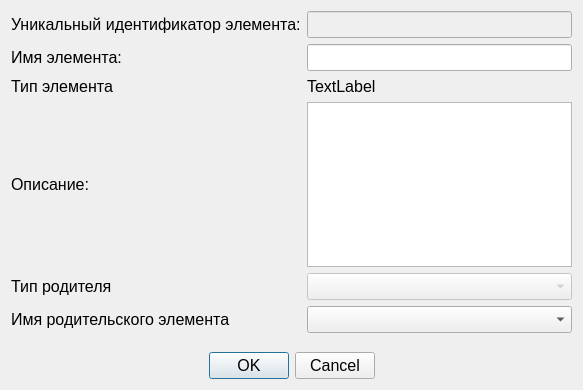
<?xml version="1.0" encoding="UTF-8"?>
<ui version="4.0">
 <class>EditArchitectElementDialog</class>
 <widget class="QDialog" name="EditArchitectElementDialog">
  <property name="geometry">
   <rect>
    <x>0</x>
    <y>0</y>
    <width>583</width>
    <height>390</height>
   </rect>
  </property>
  <property name="font">
   <font>
    <pointsize>12</pointsize>
   </font>
  </property>
  <property name="windowTitle">
   <string>Редактирование </string>
  </property>
  <layout class="QGridLayout" name="gridLayout">
   <item row="4" column="1" colspan="2">
    <widget class="QComboBox" name="parentTypeBox">
     <property name="enabled">
      <bool>false</bool>
     </property>
    </widget>
   </item>
   <item row="5" column="0">
    <widget class="QLabel" name="label_5">
     <property name="text">
      <string>Имя родительского элемента</string>
     </property>
    </widget>
   </item>
   <item row="3" column="0">
    <widget class="QLabel" name="label_3">
     <property name="text">
      <string>Описание:</string>
     </property>
    </widget>
   </item>
   <item row="7" column="0" colspan="3">
    <widget class="QDialogButtonBox" name="buttonBox">
     <property name="orientation">
      <enum>Qt::Horizontal</enum>
     </property>
     <property name="standardButtons">
      <set>QDialogButtonBox::Cancel|QDialogButtonBox::Ok</set>
     </property>
     <property name="centerButtons">
      <bool>true</bool>
     </property>
    </widget>
   </item>
   <item row="4" column="0">
    <widget class="QLabel" name="label_4">
     <property name="text">
      <string>Тип родителя</string>
     </property>
    </widget>
   </item>
   <item row="0" column="1" colspan="2">
    <widget class="QLineEdit" name="articleEdit">
     <property name="enabled">
      <bool>false</bool>
     </property>
    </widget>
   </item>
   <item row="3" column="1" colspan="2">
    <widget class="QTextEdit" name="descriptionEdit"/>
   </item>
   <item row="5" column="1" colspan="2">
    <widget class="QComboBox" name="parentNameBox"/>
   </item>
   <item row="1" column="1" colspan="2">
    <widget class="QLineEdit" name="nameEdit"/>
   </item>
   <item row="0" column="0">
    <widget class="QLabel" name="label">
     <property name="text">
      <string>Уникальный идентификатор элемента:</string>
     </property>
    </widget>
   </item>
   <item row="6" column="0">
    <spacer name="verticalSpacer">
     <property name="orientation">
      <enum>Qt::Vertical</enum>
     </property>
     <property name="sizeHint" stdset="0">
      <size>
       <width>20</width>
       <height>40</height>
      </size>
     </property>
    </spacer>
   </item>
   <item row="1" column="0">
    <widget class="QLabel" name="label_2">
     <property name="text">
      <string>Имя элемента:</string>
     </property>
    </widget>
   </item>
   <item row="2" column="0">
    <widget class="QLabel" name="label_6">
     <property name="text">
      <string>Тип элемента</string>
     </property>
    </widget>
   </item>
   <item row="2" column="1">
    <widget class="QLabel" name="elementTypeLabel">
     <property name="text">
      <string>TextLabel</string>
     </property>
    </widget>
   </item>
  </layout>
 </widget>
 <resources/>
 <connections>
  <connection>
   <sender>buttonBox</sender>
   <signal>accepted()</signal>
   <receiver>EditArchitectElementDialog</receiver>
   <slot>accept()</slot>
   <hints>
    <hint type="sourcelabel">
     <x>248</x>
     <y>254</y>
    </hint>
    <hint type="destinationlabel">
     <x>157</x>
     <y>274</y>
    </hint>
   </hints>
  </connection>
  <connection>
   <sender>buttonBox</sender>
   <signal>rejected()</signal>
   <receiver>EditArchitectElementDialog</receiver>
   <slot>reject()</slot>
   <hints>
    <hint type="sourcelabel">
     <x>316</x>
     <y>260</y>
    </hint>
    <hint type="destinationlabel">
     <x>286</x>
     <y>274</y>
    </hint>
   </hints>
  </connection>
 </connections>
</ui>
